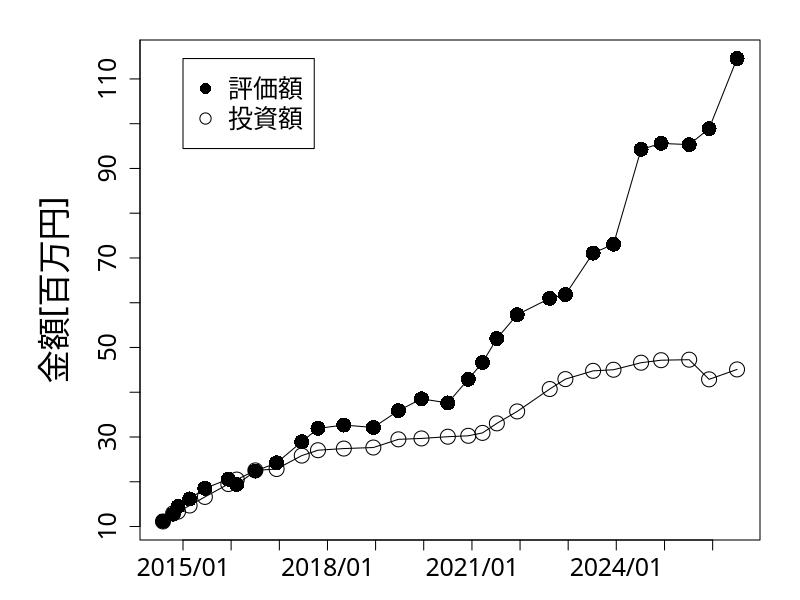

The R source for this figure:
#!/usr/bin/env Rscript

t <- read.table("./invest_return.tsv", sep="\t", header=FALSE)

x <- as.Date(t$V1, "%m/%d/%Y")
y1 <- as.numeric(gsub(",","", t$V2))/1000000
y2 <- as.numeric(gsub(",","", t$V3))/1000000
png("../images/investment_return/investment_return.png")
y_range <- range(y1, y2)

par(family = "HiraKakuProN-W3")
# mar – A numeric vector of length 4, which sets the margin sizes in the following order: bottom, left, top, and right. The default is c(5.1, 4.1, 4.1, 2.1).

par(mar = c(3, 7, 2, 2))

# mgp – A numeric vector of length 3, which sets the axis label locations relative to the edge of the inner plot window. The first value represents the location the labels (i.e. xlab and ylab in plot), the second the tick-mark labels, and third the tick marks. The default is c(3, 1, 0).

par(mgp = c(3.5, 1, 0))

plot(x, y1, xlab="", ylab="金額[百万円]", type="o", 
     cex.lab=2, cex.axis=1.5, cex.main=1.5, cex=2, ylim=y_range,
     xaxt="n",
     # 1,000万円から12,000万円までを11分割で
     yaxp = c(10, 120, 11),
     pch=1
     )
lines(x, y2, xlab="", type="o", pch=16,
     ylab="金額[百万円]",
     cex.lab=2, cex.axis=1.5, cex.main=1.5, cex=2, ylim=y_range,
     xaxt="n",
     # 1,000万円から12,000万円までを11分割で
     yaxp = c(10, 120, 11)
     )
x_years = as.Date(c("2015/1/1", "2016/1/1", "2017/1/1", "2018/1/1", "2019/1/1", "2020/1/1", "2021/1/1", "2022/1/1", "2023/1/1", "2024/1/1", "2025/1/1", "2026/1/1"), "%Y/%m/%d")
axis(1, x_years, format(x_years, "%Y/%m"), cex=2, cex.axis=1.5, cex.main=1.5, cex.lab=2)

legend(x_years[1], y_range[2], c("評価額", "投資額"), cex=1.5, pch=c(16, 1))
